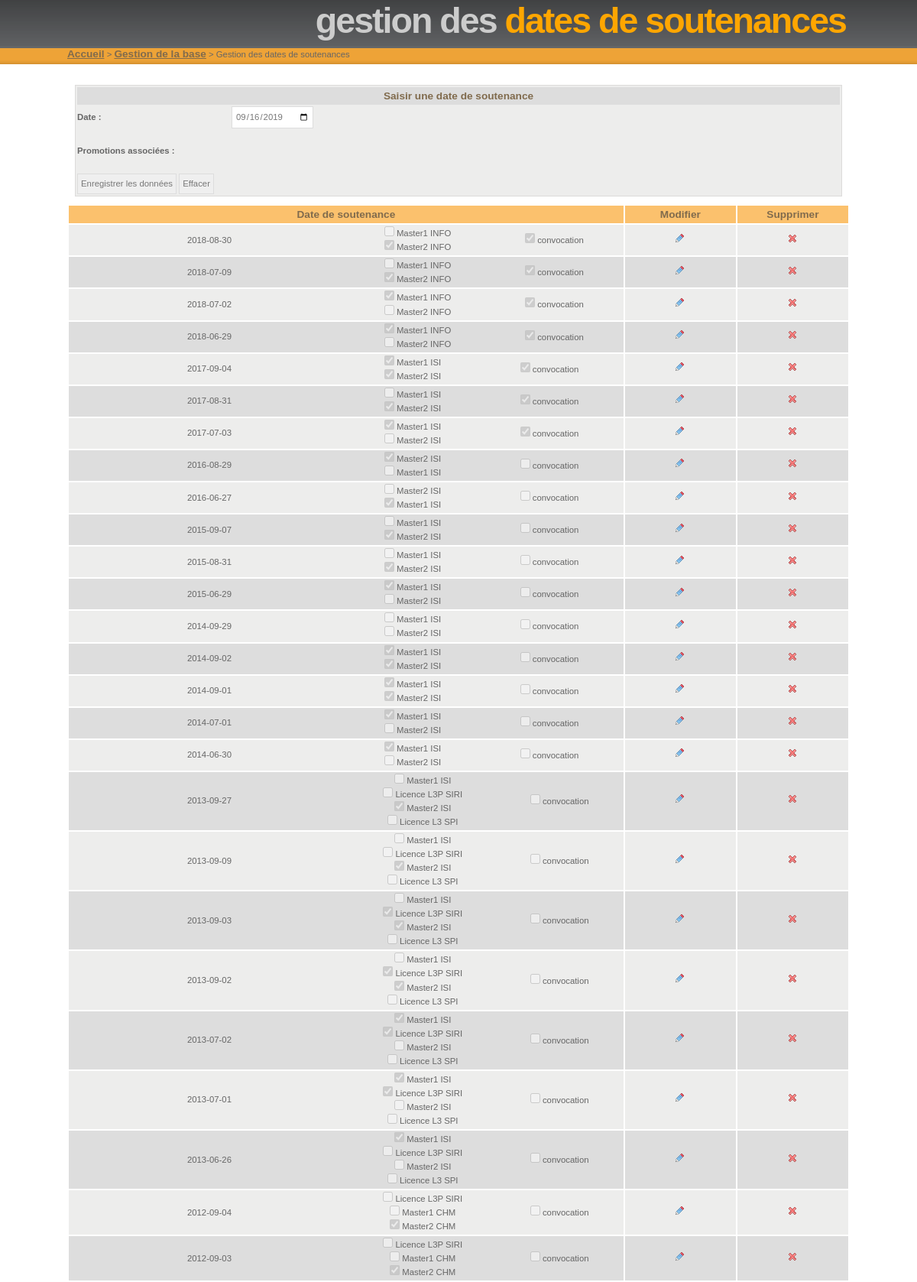
The page /gestion/soutenances/gestionDate.php (upper part) on the database its author committed.
### tables this page shows
CREATE TABLE IF NOT EXISTS `datesoutenance` (
  `iddatesoutenance` INT(10) NOT NULL AUTO_INCREMENT,
  `jour` INT(2) NOT NULL DEFAULT '0',
  `mois` INT(2) NOT NULL DEFAULT '0',
  `annee` INT(4) NOT NULL DEFAULT '0',
  `convocation` TINYINT(4) NOT NULL DEFAULT '0',
  PRIMARY KEY (`iddatesoutenance`));

CREATE TABLE IF NOT EXISTS `promotion` (
  `idpromotion` INT(10) NOT NULL AUTO_INCREMENT,
  `anneeuniversitaire` INT(10) NOT NULL DEFAULT '0',
  `idparcours` INT(10) NOT NULL,
  `idfiliere` INT(10) NOT NULL,
  `email_promotion` VARCHAR(200) NULL DEFAULT NULL,
  PRIMARY KEY (`idpromotion`),
  INDEX `idfiliere_idx` (`idfiliere` ASC),
  INDEX `idparcours_idx` (`idparcours` ASC),
  CONSTRAINT `fk_promotion_filiere_idfiliere`
    FOREIGN KEY (`idfiliere`)
    REFERENCES `filiere` (`idfiliere`)
    ON DELETE NO ACTION
    ON UPDATE NO ACTION,
  CONSTRAINT `fk_promotion_parcours_idparcours`
    FOREIGN KEY (`idparcours`)
    REFERENCES `parcours` (`idparcours`)
    ON DELETE NO ACTION
    ON UPDATE NO ACTION);

CREATE TABLE IF NOT EXISTS `filiere` (
  `idfiliere` INT(10) NOT NULL AUTO_INCREMENT,
  `nomfiliere` VARCHAR(50) NOT NULL,
  `temps_soutenance` INT(3) NOT NULL DEFAULT '20',
  `affDepot` TINYINT(1) NOT NULL DEFAULT '1',
  PRIMARY KEY (`idfiliere`));

CREATE TABLE IF NOT EXISTS `parcours` (
  `idparcours` INT(10) NOT NULL AUTO_INCREMENT,
  `nomparcours` VARCHAR(50) NOT NULL,
  PRIMARY KEY (`idparcours`));

### classes/bdd/connec.inc (called while the page is built, shortened)
<?php
$tab1 = 'relation_promotion_datesoutenance';
$tab5 = 'datesoutenance';
$tab10 = 'filiere';
$tab13 = 'parcours';
$tab15 = 'promotion';
?>

### classes/bdd/DateSoutenance_BDD.php (called while the page is built, shortened)
<?php
class DateSoutenance_BDD {
    public static function getDateSoutenance($identifiant) {
	global $db;
	global $tab5;
	$sql = "SELECT * FROM $tab5 WHERE iddatesoutenance='$identifiant';";
	$res = $db->query($sql);
	if ($res) {
	    $enreg = $res->fetch_array();
	    return $enreg;
	}
	else
	    return FALSE;
    }
    public static function listerDateSoutenance($filtre, $ordre) {
	global $db;
	global $tab5;
	if ($filtre == '')
	    $sql = "SELECT * FROM $tab5 ORDER BY annee $ordre, mois $ordre, jour $ordre;";
	else
	    $sql = "SELECT * FROM $tab5 WHERE " . $filtre->getStrFiltres() . " ORDER BY annee $ordre, mois $ordre, jour $ordre;";
	$result = $db->query($sql);
	$tabDateSoutenance = array();
	if ($result) {
	    while ($dateSoutenance = $result->fetch_array()) {
		$tab = array();
		array_push($tab, $dateSoutenance["iddatesoutenance"]);
		array_push($tab, $dateSoutenance["jour"]);
		array_push($tab, $dateSoutenance["mois"]);
		array_push($tab, $dateSoutenance["annee"]);
		array_push($tab, $dateSoutenance["convocation"]);
		array_push($tabDateSoutenance, $tab);
	    }
	}
	return $tabDateSoutenance;
    }
    public static function listerRelationPromoDate($idDate) {
	global $db;
	global $tab1;
	$sql = "SELECT idpromotion FROM $tab1 WHERE iddatesoutenance='$idDate';";
	$result = $db->query($sql);
	$tabIdPromotion = array();
	if ($result) {
	    while ($ligne = $result->fetch_row()) {
		array_push($tabIdPromotion, $ligne[0]);
	    }
	}
	return $tabIdPromotion;
    }
}
?>

### classes/moteur/DateSoutenance.php (called while the page is built, shortened)
<?php
class DateSoutenance {
    var $identifiantBDD;
    var $jour;
    var $mois;
    var $annee;
    var $convocation;
    public function __construct($identifiantBDD, $jour, $mois, $annee, $convocation) {
	$this->identifiantBDD = $identifiantBDD;
	$this->jour = $jour;
	$this->mois = $mois;
	$this->annee = $annee;
	$this->convocation = $convocation;
    }
    public function getIdentifiantBDD() {
	return $this->identifiantBDD;
    }
    public function getJour() {
	return $this->jour;
    }
    public function getMois() {
	return $this->mois;
    }
    public function getAnnee() {
	return $this->annee;
    }
    public function getConvocation() {
	return $this->convocation;
    }
    public static function getDateSoutenance($idDateSoutenance) {
	$dateSoutenanceBDD = DateSoutenance_BDD::getDateSoutenance($idDateSoutenance);
	return new DateSoutenance($dateSoutenanceBDD["iddatesoutenance"],
				  $dateSoutenanceBDD["jour"],
				  $dateSoutenanceBDD["mois"],
				  $dateSoutenanceBDD["annee"],
				  $dateSoutenanceBDD["convocation"]);
    }
    public static function listerDateSoutenance($filtre = '', $ordre = 'ASC') {
	$tabDateSoutenance = array();
	$tabDateSoutenanceString = DateSoutenance_BDD::listerDateSoutenance($filtre, $ordre);
	for ($i = 0; $i < sizeof($tabDateSoutenanceString); $i++)
	    array_push($tabDateSoutenance,
		    new DateSoutenance($tabDateSoutenanceString[$i][0],
				       $tabDateSoutenanceString[$i][1],
				       $tabDateSoutenanceString[$i][2],
				       $tabDateSoutenanceString[$i][3],
				       $tabDateSoutenanceString[$i][4]));
	return $tabDateSoutenance;
    }
    public static function listerRelationPromoDate($idDateSoutenance) {
	$tabPromos = DateSoutenance_BDD::listerRelationPromoDate($idDateSoutenance);
	return $tabPromos;
    }
}
?>

### classes/moteur/Promotion.php (called while the page is built, shortened)
<?php
class Promotion {
    var $identifiant_BDD;
    var $idParcours;
    var $idFiliere;
    public function __construct($identifiant_BDD, $anneeUniversitaire,
	    $idParcours, $idFiliere, $emailPromotion) {
	$this->identifiant_BDD = $identifiant_BDD;
	$this->idParcours = $idParcours;
	$this->idFiliere = $idFiliere;
    }
    public function getIdentifiantBDD() {
	return $this->identifiant_BDD;
    }
    public function getParcours() {
	return Parcours::getParcours($this->idParcours);
    }
    public function getFiliere() {
	return Filiere::getFiliere($this->idFiliere);
    }
    public static function listerPromotions($filtre) {
	$tabDonneesPromos = Promotion_BDD::getListePromotions($filtre);
	$tabP = array();
	for ($i = 0; $i < sizeof($tabDonneesPromos); $i++)
	    array_push($tabP,
		    new Promotion($tabDonneesPromos[$i][0],
				  $tabDonneesPromos[$i][1],
				  $tabDonneesPromos[$i][2],
				  $tabDonneesPromos[$i][3],
				  $tabDonneesPromos[$i][4]));
	return $tabP;
    }
}
?>

### classes/moteur/FiltreString.php (called while the page is built)
<?php
class FiltreString extends Filtre {
    public function __construct($champ, $valeur) {
	$this->strFiltres = $champ . " LIKE '" . $valeur . "'";
    }
}
?>

### classes/moteur/Filtre.php (called while the page is built, shortened)
<?php
class Filtre {
    var $strFiltres;
    public function getStrFiltres() {
	if ((substr_count($this->strFiltres, "=") <= 1) &&
	    (substr_count($this->strFiltres, "ILIKE") <= 1))
	    return $this->strFiltres;
	else
	    return "(" . $this->strFiltres . ")";
    }
}
?>

### classes/bdd/Promotion_BDD.php (called while the page is built, shortened)
<?php
class Promotion_BDD {
  public static function getListePromotions($filtre) {
    global $db;
    global $tab15;
    if ($filtre == "")
    $requete = "SELECT * FROM $tab15";
    else
    $requete = "SELECT * FROM $tab15 WHERE " . $filtre->getStrFiltres();
    $res = $db->query($requete);
    $tabPromos = array();
    if ($res) {
      while ($p = $res->fetch_array()) {
        $tab = array();
        array_push($tab, $p["idpromotion"]);
        array_push($tab, $p["anneeuniversitaire"]);
        array_push($tab, $p["idparcours"]);
        array_push($tab, $p["idfiliere"]);
        array_push($tab, $p["email_promotion"]);
        array_push($tabPromos, $tab);
      }
    }
    return $tabPromos;
  }
}
?>

### classes/bdd/Filiere_BDD.php (called while the page is built, shortened)
<?php
class Filiere_BDD {
    public static function getFiliere($identifiantBDD) {
	global $db;
	global $tab10;
	$sql = "SELECT * FROM $tab10 WHERE idfiliere='$identifiantBDD'";
	$res = $db->query($sql);
	if ($res) {
	    $enreg = $res->fetch_assoc();
	    return $enreg;
	} else
	    return FALSE;
    }
}
?>

### classes/moteur/Filiere.php (called while the page is built, shortened)
<?php
class Filiere {
    var $nom;
    public function __construct($identifiant_BDD, $nom, $tempsSoutenance = 20, $affDepot = 1) {
	$this->nom = $nom;
    }
    public function getNom() {
	return $this->nom;
    }
    public static function getFiliere($identifiantFiliere) {
	$filiereString = Filiere_BDD::getFiliere($identifiantFiliere);
	$filiere = new Filiere($filiereString['idfiliere'],
			       $filiereString['nomfiliere'],
			       $filiereString['temps_soutenance'],
			       $filiereString['affDepot']);
	return $filiere;
    }
}
?>

### classes/bdd/Parcours_BDD.php (called while the page is built, shortened)
<?php
class Parcours_BDD {
    public static function getParcours($identifiantBDD) {
	global $db;
	global $tab13;
	$sql = "SELECT * FROM $tab13 WHERE idparcours='$identifiantBDD';";
	$res = $db->query($sql);
	if ($res) {
	    $enreg = $res->fetch_array();
	    return $enreg;
	} else
	    return FALSE;
    }
}
?>

### classes/moteur/Parcours.php (called while the page is built, shortened)
<?php
class Parcours {
    var $nom;
    public function __construct($identifiant_BDD, $nom) {
	$this->nom = $nom;
    }
    public function getNom() {
	return $this->nom;
    }
    public static function getParcours($identifiantParcours) {
	$parcoursString = Parcours_BDD::getParcours($identifiantParcours);
	$parcours = new Parcours($parcoursString['idparcours'], $parcoursString['nomparcours']);
	return $parcours;
    }
}
?>

### classes/ihm/DateSoutenance_IHM.php (the view, shortened to what this page needs)
<?php
class DateSoutenance_IHM {
    public static function afficherFormulaireSaisie() {
	?>
	<form method="POST" action="">
	    <table>
		<tr id="entete2">
		    <td colspan=2>Saisir une date de soutenance</td>
		</tr>
		<tr>
		    <th width="150">Date :</th>
		    <td>
			<input type="date" name="date" value="<?php echo date("Y-m-d"); ?>"/>
		    </td>
		</tr>
		<tr>
		    <th></th>
		    <td>&nbsp;</td>
		</tr>
		<tr>
		    <th width="200">Promotions associées :</th>
		    <td>
		    </td>
		</tr>
		<tr>
		    <th></th>
		    <td>&nbsp;</td>
		</tr>
		<tr>
		    <td colspan=2>
			<input type=submit value="Enregistrer les données"/>
			<input type=reset value="Effacer"/>
		    </td>
		</tr>
	    </table>
	</form>
	<?php
    }
	?>
	<?php
    public static function afficherListeDateSoutenanceAEditer() {
	$tabDates = DateSoutenance::listerDateSoutenance();
	if (sizeof($tabDates) > 0) {
	    echo
	    "<table>
		<tr id='entete'>
		    <td width='50%'>Date de soutenance</td>
		    <td width='10%' align='center'>Modifier</td>
		    <td width='10%' align='center'>Supprimer</td>
		</tr>";
	    for ($i = sizeof($tabDates) - 1; $i >= 0; $i--) {
		$oDate = DateSoutenance::getDateSoutenance($tabDates[$i]->getIdentifiantBDD());
		$date_formatee = date('Y-m-d', mktime(0, 0, 0, $oDate->getMois(), $oDate->getJour(), $oDate->getAnnee()));
		$tabPromoDate = DateSoutenance::listerRelationPromoDate($tabDates[$i]->getIdentifiantBDD());
		$tabPromo = Promotion::listerPromotions(new FiltreString('anneeuniversitaire', $oDate->getAnnee() - 1));
		?>
		<tr class="ligne<?php echo $i % 2; ?>">
		    <td>
			<table >
			    <tr>
				<td width='50%'><?php echo $date_formatee; ?></td>
				<td>
				    <?php
				    foreach ($tabPromo as $promo) {
					$check = "";
					foreach ($tabPromoDate as $promo2)
					    if ($promo2 == $promo->getIdentifiantBDD())
						$check = "checked";
				    echo '<input type="checkbox" disabled name="promo[]" value="' . $promo->getIdentifiantBDD() . '" ' . $check . '> ' . $promo->getFiliere()->getNom() . ' ' . $promo->getParcours()->getNom() . '<br/>';
				    }
				    ?>
				</td>
				<td>
				    <?php
				    if ($oDate->getConvocation() == 0)
					echo '<input type="checkbox" disabled name="convocation" value="0"> convocation';
				    else
					echo '<input type="checkbox" disabled name="convocation" value="1" checked> convocation';
				    ?>
				</td>
			    </tr>
			</table>
		    </td>
		    <td align="center">
			<a href="gestionDate.php?action=mod&id=<?php echo $tabDates[$i]->getIdentifiantBDD(); ?>">
			    <img src="../../images/reply.png"/>
			</a>
		    </td>
		    <td align="center">
			<a href="gestionDate.php?action=sup&id=<?php echo $tabDates[$i]->getIdentifiantBDD(); ?>">
			    <img src="../../images/action_delete.png"/>
			</a>
		    </td>
		</tr>
		<?php
	    }
	    echo "</table>";
	    echo "<br/><br/>";
	} else {
	    echo "<br/><center>Aucune date n'a été trouvée.</center><br/>";
	}
    }
}
?>

### classes/ihm/Orange.css (style rules this page uses)
* { margin: 0; padding: 0; }
html { height: 100%; }
body { height: 100%; margin: 0; padding: 0; font: 71%/1.5em Verdana, 'Trebuchet MS', Arial, Sans-serif; background: url(../../images/headerbg.png) repeat-x; color: #666666; text-align: center; }
a { color: #EC981F; }
img { margin: 5px; border: 0; }
table { width: 100%; }
form { margin:10px; padding: 0; border: 1px solid #dcdbda; background-color: #ededec; }
input { padding: 4px; border:1px solid #ddd; font: normal 1em/1.5em Verdana, sans-serif; color:#777; }
#entete { background: #fbc16d; }
#entete td { font: bold 1.2em 'Trebuchet MS', Tahoma, Sans-serif; color: #806B4D; padding: 4px; }
#entete td, .ligne0 td, .ligne1 td { padding-left: 5px; padding-right: 5px; text-align: center; }
#entete2 { background: #DDDDDD; }
#entete2 td { font: bold 1.2em 'Trebuchet MS', Tahoma, Sans-serif; text-align: center; color: #806B4D; padding: 4px; }
#entete2 td, .ligne0 td, .ligne1 td { padding-left: 5px; padding-right: 5px; }
.ligne0 { background: #DDDDDD; }
.ligne1 { background: #ededec; }

### rows shown on the page
datesoutenance: date_formatee "2018-08-30"
promotion: idfiliere.nomfiliere "Master1", idparcours.nomparcours "INFO"
promotion: idfiliere.nomfiliere "Master2", idparcours.nomparcours "INFO"
datesoutenance: date_formatee "2018-07-09"
datesoutenance: date_formatee "2018-07-02"
datesoutenance: date_formatee "2018-06-29"
datesoutenance: date_formatee "2017-09-04"
promotion: idfiliere.nomfiliere "Master1", idparcours.nomparcours "ISI"
promotion: idfiliere.nomfiliere "Master2", idparcours.nomparcours "ISI"
datesoutenance: date_formatee "2017-08-31"
datesoutenance: date_formatee "2017-07-03"
datesoutenance: date_formatee "2016-08-29"
promotion: idfiliere.nomfiliere "Master2", idparcours.nomparcours "ISI"
promotion: idfiliere.nomfiliere "Master1", idparcours.nomparcours "ISI"
datesoutenance: date_formatee "2016-06-27"
datesoutenance: date_formatee "2015-09-07"
promotion: idfiliere.nomfiliere "Master1", idparcours.nomparcours "ISI"
promotion: idfiliere.nomfiliere "Master2", idparcours.nomparcours "ISI"
datesoutenance: date_formatee "2015-08-31"
datesoutenance: date_formatee "2015-06-29"
datesoutenance: date_formatee "2014-09-29"
promotion: idfiliere.nomfiliere "Master1", idparcours.nomparcours "ISI"
promotion: idfiliere.nomfiliere "Master2", idparcours.nomparcours "ISI"
datesoutenance: date_formatee "2014-09-02"
datesoutenance: date_formatee "2014-09-01"
datesoutenance: date_formatee "2014-07-01"
datesoutenance: date_formatee "2014-06-30"
datesoutenance: date_formatee "2013-09-27", filiere.nomfiliere "Master2", parcours.nomparcours "ISI"
promotion: idfiliere.nomfiliere "Master1", idparcours.nomparcours "ISI"
promotion: idfiliere.nomfiliere "Licence L3P", idparcours.nomparcours "SIRI"
promotion: idfiliere.nomfiliere "Licence L3", idparcours.nomparcours "SPI"
datesoutenance: date_formatee "2013-09-09", filiere.nomfiliere "Master2", parcours.nomparcours "ISI"
datesoutenance: date_formatee "2013-09-03", filiere.nomfiliere "Master2", parcours.nomparcours "ISI"
datesoutenance: date_formatee "2013-09-02", filiere.nomfiliere "Master2", parcours.nomparcours "ISI"
datesoutenance: date_formatee "2013-07-02", filiere.nomfiliere "Master2", parcours.nomparcours "ISI"
datesoutenance: date_formatee "2013-07-01", filiere.nomfiliere "Master2", parcours.nomparcours "ISI"
datesoutenance: date_formatee "2013-06-26", filiere.nomfiliere "Master2", parcours.nomparcours "ISI"
datesoutenance: date_formatee "2012-09-04", filiere.nomfiliere "Licence L3P", parcours.nomparcours "SIRI", filiere.nomfiliere "Master1", parcours.nomparcours "CHM", filiere.nomfiliere "Master2"
datesoutenance: date_formatee "2012-09-03", filiere.nomfiliere "Licence L3P", parcours.nomparcours "SIRI", filiere.nomfiliere "Master1", parcours.nomparcours "CHM", filiere.nomfiliere "Master2"

### other values the page prints
$titreGris "gestion des"
$titreOrange "dates de soutenances"
$liens[$i][1] "Accueil"
$liens[$i][1] "Gestion de la base"
$titreGris "Gestion des"
